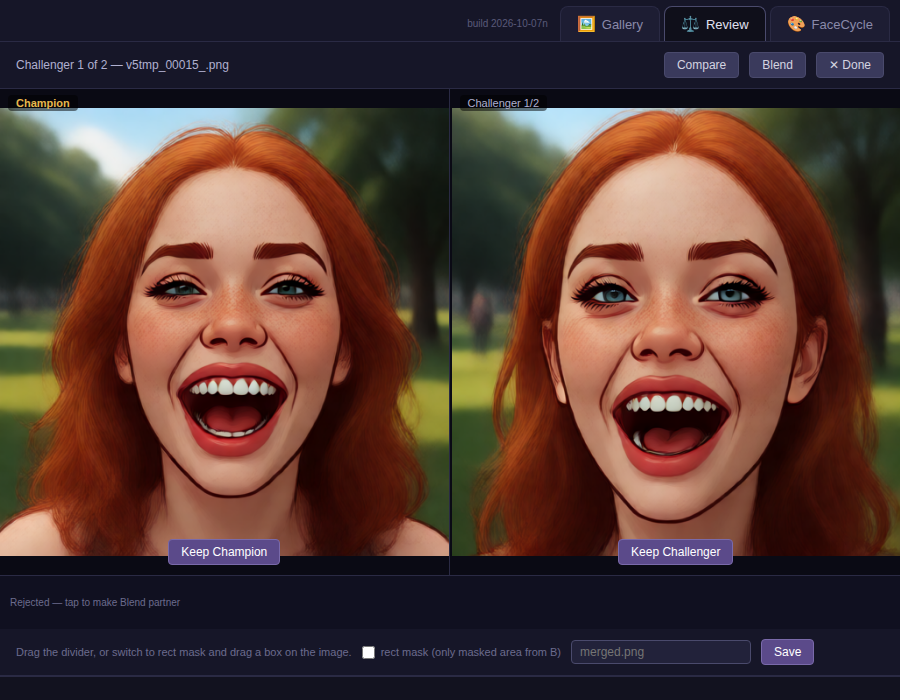
#> input picture .probes/shot-duel.png, 900 x 700 px
$ python -i dupe_scan.py   (imports and definitions only)
#> lines starting #> are read from the running program, lines starting #| are printed output that depends on the picture
#> in hash_file, _h is the input picture: PIL image 900x700 RGB; mean R, G, B 81.7, 56.2, 50.2
"""Straggler scan (2026-10-09g) — import-front-door for unscanned images.

The canonical dupelib scan indexed 1,998 files under the DupeReview root;
~6,300 files there (plus the old _DupeGatherer/staging iteration corpus)
were never scanned into families. This module scans those stragglers —
BOTH internally (near-dupe clustering) and against the Library (reference
matches) — and writes new family JSONs into the existing .dupes/families
dir with provenance marker ``source: "straggler-scan"`` so the operator
can judge them in the existing dupe UI.

PRINCIPLES (mirroring routers/dupe.py):
  - The ledger is NEVER touched. Library files are NEVER moved or
    modified — matches are references (``library_match`` on the member),
    not members.
  - Hashes persist to the existing dupelib cache.db fingerprints store
    (sqlite ``hashes`` table keyed path + size + mtime), so a rerun skips
    already-hashed files — a rerun of a 6k-file /mnt walk is the cheap case.
  - Clustering thresholds are the original scanner's (dupelib config v1.1):
    T1 = dhash<=8 AND phash<=20; T2 = (dh<=12 AND ph<=12) OR (ph<=12 AND
    dh<=20). Union-find over T1+T2; tiers use the established vocabulary.
  - Rescans are idempotent: previous ``straggler-scan`` families are
    replaced in the index and on disk; verdict-era families never are.

CLI: python -m backend.dupe_scan --roots /a /b [--library ROOT] [--limit N]
"""

from __future__ import annotations

import argparse
import hashlib
import json
import os
import sqlite3
import time
from datetime import datetime, timezone
from pathlib import Path

import numpy as np
from PIL import Image, ImageOps

log = __import__("logging").getLogger("ellieedit.dupe_scan")

IMAGE_EXTS = {".jpg", ".jpeg", ".png", ".webp", ".gif", ".bmp"}

# Original scanner thresholds (dupelib Config v1.1, see module docstring).
T1_DHASH = 8
T1_PHASH_MAX = 20
T2_MIN = 12
T2_DHASH_MAX = 20

SOURCE = "straggler-scan"
DEFAULT_GATHER_ROOT = "/mnt/shared/_DupeGatherer/staging"

# sqlite stores unsigned 64-bit hashes as signed ints (dupelib adapter).
def _to_s64(x: int) -> int:
    return x - (1 << 64) if x >= (1 << 63) else x


def _from_s64(x: int) -> int:
    return x + (1 << 64) if x < 0 else x


# ----------------------------------------------------------------- hashing

def dhash(img) -> int:
    """64-bit dhash-B — same recipe as dupelib.hashes.dhash."""
    g = img.convert("L").resize((9, 8), Image.BILINEAR)
    a = np.asarray(g, dtype=np.int16)
    bits = (a[:, 1:] > a[:, :-1]).flatten()
    return int(np.packbits(bits.astype(np.uint8)).tobytes().hex(), 16)


def dct_low(img) -> np.ndarray:
    """Top-left 8x8 block of the 32x32 grayscale DCT (DC included). Shared by
    the 64-bit phash here and the cluster engine's 63-bit DC-dropped variant
    so there is exactly ONE DCT recipe (inc.3: no forked hashing)."""
    k = np.arange(32)[:, None]
    x = np.arange(32)[None, :]
    m = np.cos(np.pi / 32 * (x + 0.5) * k)
    m[0] *= 1.0 / np.sqrt(2)
    g = img.convert("L").resize((32, 32), Image.BILINEAR)
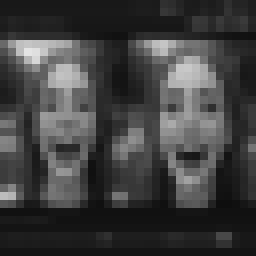
#> g: PIL image 32x32 L (shown 8 times larger); min 14, max 228, mean 63.1
    dct = m @ np.asarray(g, dtype=np.float64) @ m.T
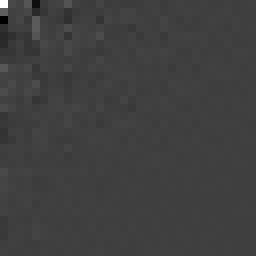
#> dct: shape (32, 32) float64 (shown 8 times larger); min -10796.3, max 32323, mean 16.3; drawn with min black and max white
    return dct[:8, :8]


def phash(img) -> int:
    """64-bit DCT phash (top-left 8x8 incl DC) — dupelib.hashes.phash."""
    low = dct_low(img)
    med = np.median(low)
#> med = -49.04
    return int(np.packbits((low > med).astype(np.uint8)).tobytes().hex(), 16)


def hash_file(path: Path) -> tuple[int, int]:
    with Image.open(path) as _h:
        img = _h
        try:
            img.draft("L", (64, 64))
        except Exception:
            pass
        img = ImageOps.exif_transpose(img)
        return phash(img), dhash(img)


# ------------------------------------------------------------- hash store

class HashStore:
    """dupelib-compatible cache.db fingerprints store (path+size+mtime key).

    The DupeReview .dupes/cache.db already holds the canonical scan's
    hashes; this opens it (creating it only when absent) and keys straggler
    rows by ``<label>:<rel>`` so roots never collide. Resume: a row whose
    (size, mtime) still matches the file is reused verbatim; anything else
    re-hashes."""

    # [24 lines left out: functions __init__, get, put, not called in this run]

    def commit(self):
        self.con.commit()


def hex64(x: int) -> str:
    return f"{x:016x}"


# -------------------------------------------------------------- collection

# [86 lines left out: functions collect_images, ledger_paths, family_member_paths, pair_edge, not called in this run]


def hamming(a: int, b: int) -> int:
    return bin(a ^ b).count("1")


# [278 lines left out: functions cluster, best_library_match, scan_stragglers, main, not called in this run]


# [2 lines not run here, left out]

>>> result = hash_file('../.probes/shot-duel.png')
#> result = (17578231511239820814, 2201359495837537326)
